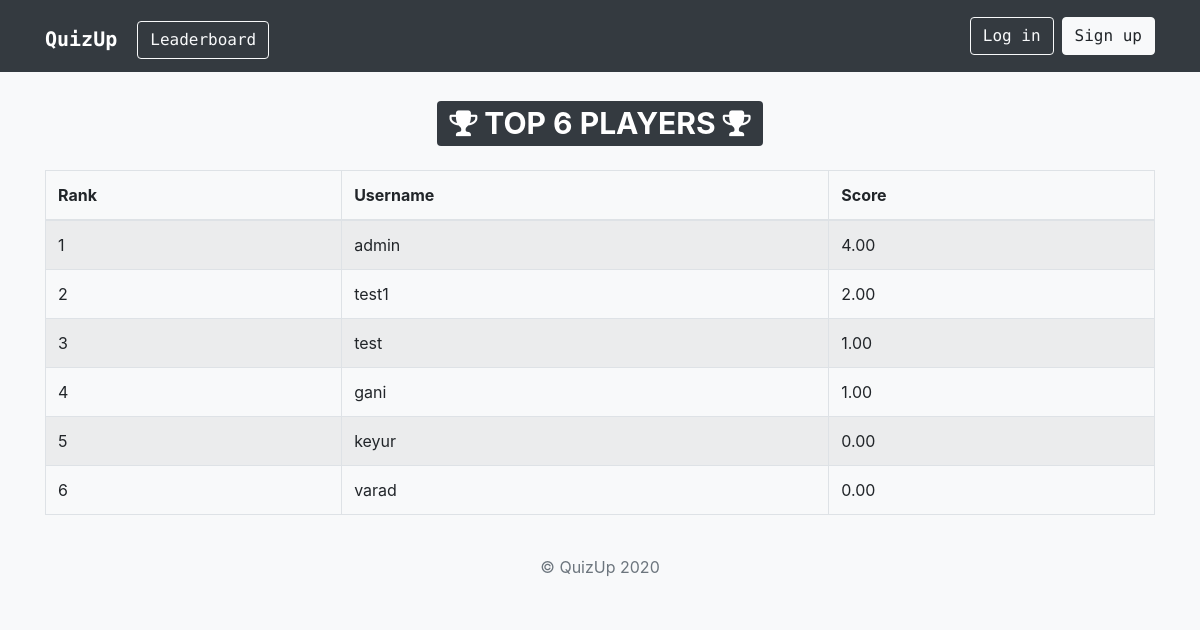
Page /leaderboard/ on the committed database.
### quiz/models.py (models this page shows, shortened)
class QuizProfile(TimeStampedModel):
    user = models.ForeignKey(User, on_delete=models.CASCADE)
    total_score = models.DecimalField(gettext('Total Score'), default=0, decimal_places=2, max_digits=10)

### quiz/views.py (the view)
# urls.py: path('leaderboard/', views.leaderboard, name='leaderboard'),
def leaderboard(request):
    top_quiz_profiles = QuizProfile.objects.order_by('-total_score')[:500]
    total_count = top_quiz_profiles.count()
    context = {
        'top_quiz_profiles': top_quiz_profiles,
        'total_count': total_count,
    }
    return render(request, 'quiz/leaderboard.html', context=context)

### templates/quiz/leaderboard.html (shortened to what this page needs)
{% extends 'base.html' %}
{% block body %}
<div class="container">
    <h1 class="text-center my-4">
        <span class="badge badge-dark">
            <i class="fa fa-trophy" aria-hidden="true"></i> TOP {{ total_count }} PLAYERS <i class="fa fa-trophy" aria-hidden="true"></i>
        </span>
    </h1>
    <table class="table table-striped table-bordered">
        <thead>
            <tr>
                <th>Rank</th>
                <th>Username</th>
                <th>Score</th>
            </tr>
        </thead>
        <tbody>
            {% for quiz_profile in top_quiz_profiles %}
            <tr>
                <td>{{ forloop.counter }}</td>
                <td>{{ quiz_profile.user.username }}</td>
                <td>{{ quiz_profile.total_score }}</td>
            </tr>
            {% endfor %}
        </tbody>
    </table>
</div>
{% endblock body %}

### templates/base.html (shortened to what this page needs)
<!doctype html>
<html lang="en">
<head>
    <link rel="stylesheet" href="https://maxcdn.bootstrapcdn.com/bootstrap/4.0.0/css/bootstrap.min.css">
    <link rel="stylesheet" href="https://stackpath.bootstrapcdn.com/font-awesome/4.7.0/css/font-awesome.min.css">
</head>
<body class="bg-light">
    <nav class="navbar navbar-expand-md navbar-dark bg-dark">
        <div class="container">
            <h1><a href="{% url 'index' %}" class="navbar-brand">
            <strong>QuizUp</strong></a></h1>
            <div class="collapse navbar-collapse">
                {% if request.user.is_active %}
                <a href="{% url 'leaderboard' %}" class="btn btn-light mt-2 mx-1">Leaderboard</a>
                <a href="{% url 'play' %}" class="btn btn-outline-light mt-2 mx-1">Let's play</a>
                {% else %}
                <a href="{% url 'leaderboard' %}" class="btn btn-outline-light mt-2 mx-1">Leaderboard</a>
                {% endif %}
            </div>
            {% if user.is_authenticated %}
            <div class="collapse navbar-collapse justify-content-end" id="navbar">
                {% if request.user.is_active %}
                <h5 class="text-white mt-3 mx-2">Hi, {{ request.user.username }}</h5>
                <a href="{% url 'logout' %}" class="btn btn-danger mt-2 mx-2"> Logout <i class="fa fa-sign-out" aria-hidden="true"></i></a>
                {% else %}
                <a href="{% url 'login' %}" class="btn btn-light mt-2"><i class="fa fa-sign-in" aria-hidden="true"></i> Log In</a>
                {% endif %}
            </div>
            {% else %}
                <form class="form-inline ml-auto">
                <a href="{% url 'login' %}" class="btn btn-outline-light">Log in</a>
                <a href="{% url 'signup' %}" class="btn btn-light ml-2">Sign up</a>
                </form>
            {% endif %}
        </div>
    </nav>
    {% block body %}
    {% endblock body %}
    <footer class="bg-light text-muted py-0">
        <div class="container py-4">
            <ul class="list-inline mb-0 text-center">
                <li class="list-inline-item">&copy; QuizUp 2020</li>
            </ul>
        </div>
    </footer>
</body>
</html>

### templates/base.html (style rules this page uses)
.navbar { font-family: 'Source Code Pro', monospace; }

### rows in the picture
QuizProfile: user.username "admin", total_score "4.00"
QuizProfile: user.username "test1", total_score "2.00"
QuizProfile: user.username "test", total_score "1.00"
QuizProfile: user.username "gani", total_score "1.00"
QuizProfile: user.username "keyur", total_score "0.00"
QuizProfile: user.username "varad", total_score "0.00"

### other values in the picture
{{ total_count }} "6"
